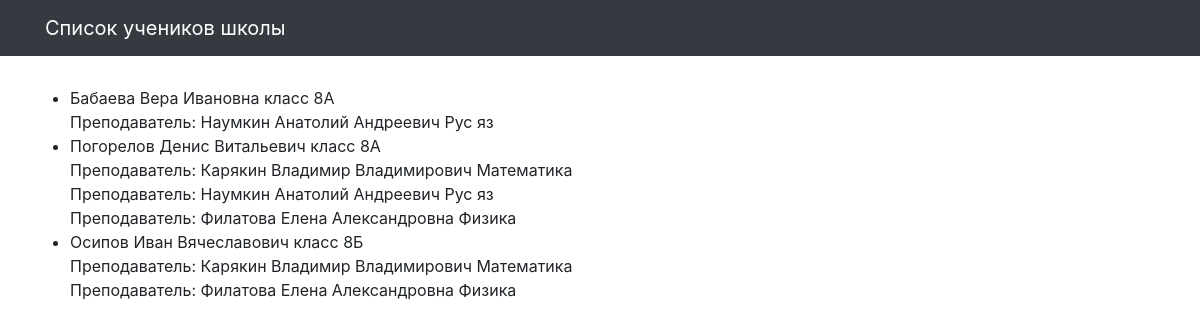
The page / on the database its author committed.
### school/models.py (models this page shows, shortened)
class Student(models.Model):
    name = models.CharField(max_length=30, verbose_name='Имя')
    teacher = models.ManyToManyField(Teacher, related_name='students', verbose_name='Учитель')
    group = models.CharField(max_length=10, verbose_name='Класс')
    class Meta:
        verbose_name = 'Ученик'
        verbose_name_plural = 'Ученики'

class Teacher(models.Model):
    name = models.CharField(max_length=30, verbose_name='Имя')
    subject = models.CharField(max_length=10, verbose_name='Предмет')
    class Meta:
        verbose_name = 'Учитель'
        verbose_name_plural = 'Учителя'

### school/views.py (the view)
# urls.py: path('', StudentListView.as_view()),
class StudentListView(ListView):
    model = Student
    ordering = 'group'
    def get_queryset(self):
        queryset = Student.objects.prefetch_related('teacher')
        return queryset

### templates/school/student_list.html (shortened to what this page needs)
{% extends "school/base.html" %}
{% load static %}
{% block content %}
<div class="row">
  <ul>
  {% for student in object_list %}
    <li>{{ student.name }} класс {{ student.group }}
      {% for teacher in student.teacher.all %}
        <br> Преподаватель: {{ teacher.name }} {{ teacher.subject }}
      {% endfor %}
    </li>
  {% endfor %}
  </ul>
</div>
{% endblock %}

### templates/school/base.html (shortened to what this page needs)
<!DOCTYPE html>
{% load static %}
<html>
  <head>
    <link href="{% static  "css/bootstrap.min.css"  %}" rel="stylesheet">
    <link href="{% static  "css/3-col-portfolio.css" %}" rel="stylesheet">
  </head>
  <body>
    <nav class="navbar navbar-expand-lg navbar-dark bg-dark fixed-top">
      <div class="container">
        <a class="navbar-brand" href="#">Список учеников школы</a>
      </div>
    </nav>
    <div class="container">{% block content %}{% endblock %}</div>
  </body>
</html>

### static/css/3-col-portfolio.css (style rules this page uses)
body { padding-top: 84px; padding-bottom: 84px; }
@media (min-width: 992px) { body { padding-top: 86px; padding-bottom: 86px; } }

### rows shown on the page
Student: name "Бабаева Вера Ивановна", group "8А"
Teacher: name "Наумкин Анатолий Андреевич", subject "Рус яз"
Student: name "Погорелов Денис Витальевич", group "8А"
Teacher: name "Карякин Владимир Владимирович", subject "Математика"
Teacher: name "Филатова Елена Александровна", subject "Физика"
Student: name "Осипов Иван Вячеславович", group "8Б"
